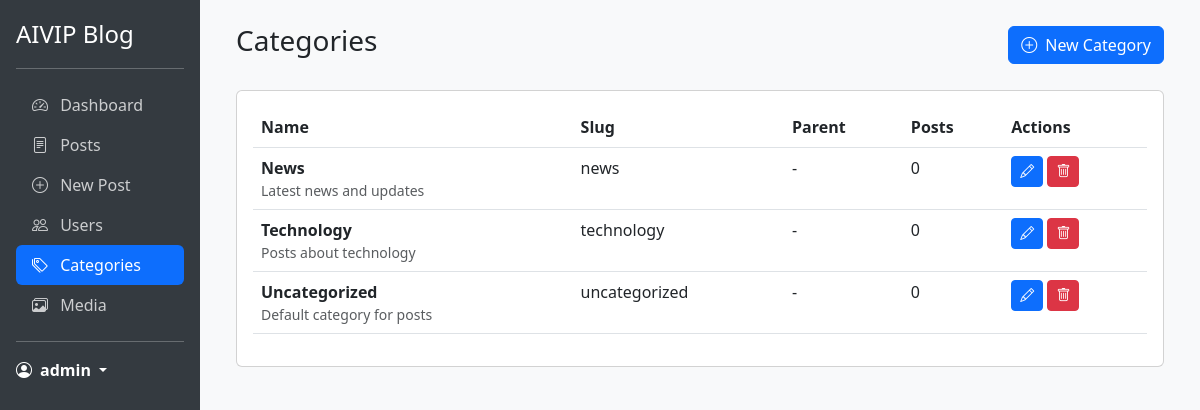
/admin/index.php?page=categories (signed in), run on the app's committed database.
### tables this page shows
CREATE TABLE IF NOT EXISTS categories (
    id INT AUTO_INCREMENT PRIMARY KEY,
    name VARCHAR(50) NOT NULL,
    slug VARCHAR(50) NOT NULL UNIQUE,
    description TEXT,
    parent_id INT,
    created_at DATETIME NOT NULL DEFAULT CURRENT_TIMESTAMP,
    updated_at DATETIME NOT NULL DEFAULT CURRENT_TIMESTAMP ON UPDATE CURRENT_TIMESTAMP,
    FOREIGN KEY (parent_id) REFERENCES categories(id) ON DELETE SET NULL
);

### admin/pages/categories.php (the view, shortened to what this page needs)
<?php
$db = new Database();
$conn = $db->getConnection();
$stmt = $conn->prepare("
    SELECT c.*,
           COUNT(DISTINCT pc.post_id) as post_count,
           parent.name as parent_name
    FROM categories c
    LEFT JOIN post_categories pc ON c.id = pc.category_id
    LEFT JOIN categories parent ON c.parent_id = parent.id
    GROUP BY c.id
    ORDER BY c.name ASC
");
$stmt->execute();
$categories = $stmt->get_result();
?>
<div class="container-fluid">
    <div class="d-flex justify-content-between align-items-center mb-4">
        <h1 class="h3">Categories</h1>
        <button type="button" class="btn btn-primary" data-bs-toggle="modal" data-bs-target="#categoryModal">
            <i class="bi bi-plus-circle me-2"></i>New Category
        </button>
    </div>
    <div class="card">
        <div class="card-body">
            <div class="table-responsive">
                <table class="table table-hover">
                    <thead>
                        <tr>
                            <th>Name</th>
                            <th>Slug</th>
                            <th>Parent</th>
                            <th>Posts</th>
                            <th>Actions</th>
                        </tr>
                    </thead>
                    <tbody>
                        <?php while ($category = $categories->fetch_assoc()): ?>
                        <tr>
                            <td>
                                <div class="fw-bold"><?php echo htmlspecialchars($category['name']); ?></div>
                                <?php if ($category['description']): ?>
                                <div class="small text-muted"><?php echo htmlspecialchars($category['description']); ?></div>
                                <?php endif; ?>
                            </td>
                            <td><?php echo htmlspecialchars($category['slug']); ?></td>
                            <td><?php echo $category['parent_name'] ? htmlspecialchars($category['parent_name']) : '-'; ?></td>
                            <td><?php echo $category['post_count']; ?></td>
                            <td>
                                <button class="btn btn-sm btn-primary"
                                        onclick="editCategory(<?php echo htmlspecialchars(json_encode($category)); ?>)"
                                        data-bs-toggle="tooltip"
                                        data-bs-placement="top"
                                        title="Edit Category">
                                    <i class="bi bi-pencil"></i>
                                </button>
                                <?php if ($category['post_count'] == 0): ?>
                                <button class="btn btn-sm btn-danger"
                                        onclick="deleteCategory(<?php echo $category['id']; ?>)"
                                        data-bs-toggle="tooltip"
                                        data-bs-placement="top"
                                        title="Delete Category">
                                    <i class="bi bi-trash"></i>
                                </button>
                                <?php endif; ?>
                            </td>
                        </tr>
                        <?php endwhile; ?>
                    </tbody>
                </table>
            </div>
        </div>
    </div>
</div>

### admin/index.php (shortened to what this page needs)
<?php
$current_page = isset($_GET['page']) ? $_GET['page'] : 'dashboard';
?>
<!DOCTYPE html>
<html lang="en">
<head>
    <link href="https://cdn.jsdelivr.net/npm/bootstrap@5.3.0/dist/css/bootstrap.min.css" rel="stylesheet">
    <link href="https://cdn.jsdelivr.net/npm/bootstrap-icons@1.7.2/font/bootstrap-icons.css" rel="stylesheet">
</head>
<body>
    <div class="container-fluid">
        <div class="row">
            <div class="col-md-3 col-lg-2 px-0 sidebar">
                <div class="d-flex flex-column p-3">
                    <a href="index.php" class="d-flex align-items-center mb-3 mb-md-0 me-md-auto text-white text-decoration-none">
                        <span class="fs-4">AIVIP Blog</span>
                    </a>
                    <hr class="text-white">
                    <ul class="nav nav-pills flex-column mb-auto">
                        <li class="nav-item">
                            <a href="?page=dashboard" class="nav-link <?php echo $current_page === 'dashboard' ? 'active' : ''; ?>">
                                <i class="bi bi-speedometer2 me-2"></i>
                                Dashboard
                            </a>
                        </li>
                        <li class="nav-item">
                            <a href="?page=posts" class="nav-link <?php echo $current_page === 'posts' ? 'active' : ''; ?>">
                                <i class="bi bi-file-text me-2"></i>
                                Posts
                            </a>
                        </li>
                        <li class="nav-item">
                            <a href="?page=new-post" class="nav-link <?php echo $current_page === 'new-post' ? 'active' : ''; ?>">
                                <i class="bi bi-plus-circle me-2"></i>
                                New Post
                            </a>
                        </li>
                        <?php if ($_SESSION['role'] === 'admin'): ?>
                        <li class="nav-item">
                            <a href="?page=users" class="nav-link <?php echo $current_page === 'users' ? 'active' : ''; ?>">
                                <i class="bi bi-people me-2"></i>
                                Users
                            </a>
                        </li>
                        <li class="nav-item">
                            <a href="?page=categories" class="nav-link <?php echo $current_page === 'categories' ? 'active' : ''; ?>">
                                <i class="bi bi-tags me-2"></i>
                                Categories
                            </a>
                        </li>
                        <?php endif; ?>
                        <li class="nav-item">
                            <a href="?page=media" class="nav-link <?php echo $current_page === 'media' ? 'active' : ''; ?>">
                                <i class="bi bi-images me-2"></i>
                                Media
                            </a>
                        </li>
                    </ul>
                    <hr class="text-white">
                    <div class="dropdown">
                        <a href="#" class="d-flex align-items-center text-white text-decoration-none dropdown-toggle" id="dropdownUser1" data-bs-toggle="dropdown" aria-expanded="false">
                            <i class="bi bi-person-circle me-2"></i>
                            <strong><?php echo htmlspecialchars($_SESSION['username']); ?></strong>
                        </a>
                    </div>
                </div>
            </div>
            <div class="col-md-9 col-lg-10 main-content p-4">
                <?php
                switch($current_page) {
                    case 'categories':
                        if ($_SESSION['role'] === 'admin') {
                            include 'pages/categories.php';
                        }
                        break;
                }
                ?>
            </div>
        </div>
    </div>
</body>
</html>

### admin/index.php (style rules this page uses)
.sidebar { min-height: 100vh; background: #343a40; position: relative; z-index: 1030; }
.nav-link { color: rgba(255,255,255,.75); }
.nav-link.active { color: white; background: rgba(255,255,255,.1); }
.main-content { min-height: 100vh; background: #f8f9fa; }
.dropdown { position: relative; }
.dropdown-toggle { white-space: nowrap; }
.dropdown-toggle:after { display: inline-block; margin-left: 0.5em; vertical-align: middle; }

### data on the page
categories: name "News", description "Latest news and updates", slug "news", post_count "0"
categories: name "Technology", description "Posts about technology", slug "technology", post_count "0"
categories: name "Uncategorized", description "Default category for posts", slug "uncategorized", post_count "0"

### other printed values
$_SESSION['username'] "admin"
